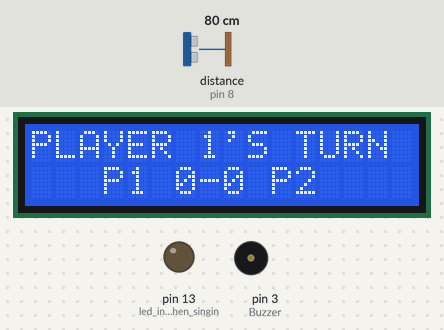
A sketch run on a simulated Arduino Uno, built with avr-gcc and run on an emulated ATmega328P. Shown: 16×2 character LCD, output pins drawn as LEDs (lit = HIGH), buzzer (waves = sounding). Wiring (inferred from the names in the program): ultrasonic range finder: trigger pin 9; echo pin 8. The test bench sets the inputs (shaded band); at power-on: distance to the obstacle (sensor on pin 8) 80 cm. The echo pulse lasts 58.3 µs per cm; pins used as bus, display or sensor lines are not drawn; what the sketch prints to the serial monitor is not drawn.

Above: at 3.2 s.
3.3 s: distance to the obstacle (sensor on pin 8) set to 10 cm
12.5 s: distance to the obstacle (sensor on pin 8) set to 7 cm
At 26.0 s:
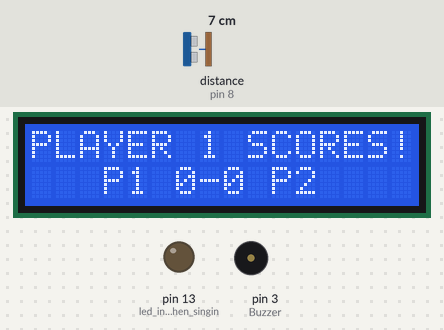
At 27.3 s:
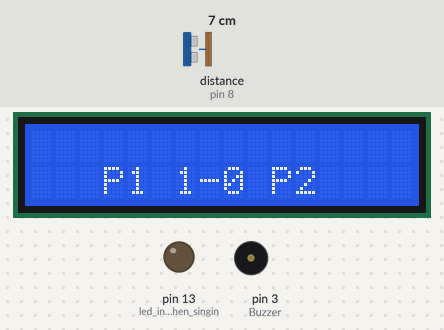
27.7 s: distance to the obstacle (sensor on pin 8) set to 9 cm
At 33.7 s:
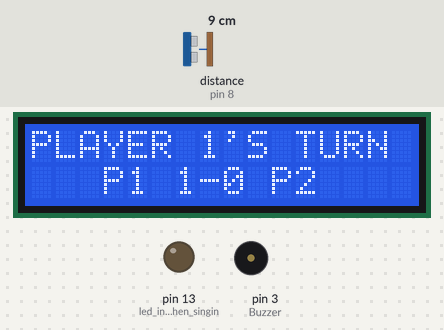
Timing chart, 0 to 35.2 s (numbered marks = the images above; inputs shaded):
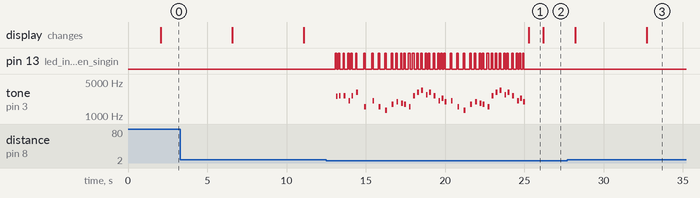

Measured:
- the behaviour switches between 9 and 8 cm on distance to the obstacle (sensor on pin 8) (found by bisection; images 0 and 1)
- after the input at 12.5 s, tone on pin 3 (Buzzer): plays 2570 Hz for 0.12 s, 2585 Hz for 0.12 s, 2585 Hz for 0.12 s, 2062 Hz for 0.12 s, 2585 Hz for 0.12 s, 3059 Hz for 0.12 s … (41 notes in this stretch), starting after 0.62 s; the display: changes after 12.8 s (image 1)
- after the input at 27.7 s, pin 13 (led_indicator_when_singin): stops changing and stays LOW
- what the display in image 1 shows lasts 0.9 s, from 25.3 s to 26.2 s

The sketch:

lcd.ino
```cpp
#define trigPin 9
#define echoPin 8
int Buzzer = 3;

#define NOTE_B0  31
#define NOTE_C1  33
#define NOTE_CS1 35
#define NOTE_D1  37
#define NOTE_DS1 39
#define NOTE_E1  41
#define NOTE_F1  44
#define NOTE_FS1 46
#define NOTE_G1  49
#define NOTE_GS1 52
#define NOTE_A1  55
#define NOTE_AS1 58
#define NOTE_B1  62
#define NOTE_C2  65
#define NOTE_CS2 69
#define NOTE_D2  73
#define NOTE_DS2 78
#define NOTE_E2  82
#define NOTE_F2  87
#define NOTE_FS2 93
#define NOTE_G2  98
#define NOTE_GS2 104
#define NOTE_A2  110
#define NOTE_AS2 117
#define NOTE_B2  123
#define NOTE_C3  131
#define NOTE_CS3 139
#define NOTE_D3  147
#define NOTE_DS3 156
#define NOTE_E3  165
#define NOTE_F3  175
#define NOTE_FS3 185
#define NOTE_G3  196
#define NOTE_GS3 208
#define NOTE_A3  220
#define NOTE_AS3 233
#define NOTE_B3  247
#define NOTE_C4  262
#define NOTE_CS4 277
#define NOTE_D4  294
#define NOTE_DS4 311
#define NOTE_E4  330
#define NOTE_F4  349
#define NOTE_FS4 370
#define NOTE_G4  392
#define NOTE_GS4 415
#define NOTE_A4  440
#define NOTE_AS4 466
#define NOTE_B4  494
#define NOTE_C5  523
#define NOTE_CS5 554
#define NOTE_D5  587
#define NOTE_DS5 622
#define NOTE_E5  659
#define NOTE_F5  698
#define NOTE_FS5 740
#define NOTE_G5  784
#define NOTE_GS5 831
#define NOTE_A5  880
#define NOTE_AS5 932
#define NOTE_B5  988
#define NOTE_C6  1047
#define NOTE_CS6 1109
#define NOTE_D6  1175
#define NOTE_DS6 1245
#define NOTE_E6  1319
#define NOTE_F6  1397
#define NOTE_FS6 1480
#define NOTE_G6  1568
#define NOTE_GS6 1661
#define NOTE_A6  1760
#define NOTE_AS6 1865
#define NOTE_B6  1976
#define NOTE_C7  2093
#define NOTE_CS7 2217
#define NOTE_D7  2349
#define NOTE_DS7 2489
#define NOTE_E7  2637
#define NOTE_F7  2794
#define NOTE_FS7 2960
#define NOTE_G7  3136
#define NOTE_GS7 3322
#define NOTE_A7  3520
#define NOTE_AS7 3729
#define NOTE_B7  3951
#define NOTE_C8  4186
#define NOTE_CS8 4435
#define NOTE_D8  4699
#define NOTE_DS8 4978

#define melodyPin 3
//Mario main theme melody
int melody[] = {
  NOTE_E7, NOTE_E7, 0, NOTE_E7,
  0, NOTE_C7, NOTE_E7, 0,
  NOTE_G7, 0, 0,  0,
  NOTE_G6, 0, 0, 0,

  NOTE_C7, 0, 0, NOTE_G6,
  0, 0, NOTE_E6, 0,
  0, NOTE_A6, 0, NOTE_B6,
  0, NOTE_AS6, NOTE_A6, 0,

  NOTE_G6, NOTE_E7, NOTE_G7,
  NOTE_A7, 0, NOTE_F7, NOTE_G7,
  0, NOTE_E7, 0, NOTE_C7,
  NOTE_D7, NOTE_B6, 0, 0,

  NOTE_C7, 0, 0, NOTE_G6,
  0, 0, NOTE_E6, 0,
  0, NOTE_A6, 0, NOTE_B6,
  0, NOTE_AS6, NOTE_A6, 0,

  NOTE_G6, NOTE_E7, NOTE_G7,
  NOTE_A7, 0, NOTE_F7, NOTE_G7,
  0, NOTE_E7, 0, NOTE_C7,
  NOTE_D7, NOTE_B6, 0, 0
};

//Mario main them tempo
int tempo[] = {
  12, 12, 12, 12,
  12, 12, 12, 12,
  12, 12, 12, 12,
  12, 12, 12, 12,

  12, 12, 12, 12,
  12, 12, 12, 12,
  12, 12, 12, 12,
  12, 12, 12, 12,

  9, 9, 9,
  12, 12, 12, 12,
  12, 12, 12, 12,
  12, 12, 12, 12,

  12, 12, 12, 12,
  12, 12, 12, 12,
  12, 12, 12, 12,
  12, 12, 12, 12,

  9, 9, 9,
  12, 12, 12, 12,
  12, 12, 12, 12,
  12, 12, 12, 12,
};
//Underworld melody
int underworld_melody[] = {
  NOTE_C4, NOTE_C5, NOTE_A3, NOTE_A4,
  NOTE_AS3, NOTE_AS4, 0,
  0,
  NOTE_C4, NOTE_C5, NOTE_A3, NOTE_A4,
  NOTE_AS3, NOTE_AS4, 0,
  0,
  NOTE_F3, NOTE_F4, NOTE_D3, NOTE_D4,
  NOTE_DS3, NOTE_DS4, 0,
  0,
  NOTE_F3, NOTE_F4, NOTE_D3, NOTE_D4,
  NOTE_DS3, NOTE_DS4, 0,
  0, NOTE_DS4, NOTE_CS4, NOTE_D4,
  NOTE_CS4, NOTE_DS4,
  NOTE_DS4, NOTE_GS3,
  NOTE_G3, NOTE_CS4,
  NOTE_C4, NOTE_FS4, NOTE_F4, NOTE_E3, NOTE_AS4, NOTE_A4,
  NOTE_GS4, NOTE_DS4, NOTE_B3,
  NOTE_AS3, NOTE_A3, NOTE_GS3,
  0, 0, 0
};

//Underwolrd tempo
int underworld_tempo[] = {
  12, 12, 12, 12,
  12, 12, 6,
  3,
  12, 12, 12, 12,
  12, 12, 6,
  3,
  12, 12, 12, 12,
  12, 12, 6,
  3,
  12, 12, 12, 12,
  12, 12, 6,
  6, 18, 18, 18,
  6, 6,
  6, 6,
  6, 6,
  18, 18, 18, 18, 18, 18,
  10, 10, 10,
  10, 10, 10,
  3, 3, 3
};

#include <LiquidCrystal.h> // includes the LiquidCrystal Library
LiquidCrystal lcd(12, 11, 7, 6, 5, 4); // Creates an LC object. Parameters: (rs, enable, d4, d5, d6, d7)

int p1score=0, p2score=0, count=0;

void setup() {
   Serial.begin (9600);
   pinMode(trigPin, OUTPUT);
   pinMode(echoPin, INPUT);
   pinMode(Buzzer, OUTPUT);
   pinMode(3, OUTPUT);//buzzer
   pinMode(13, OUTPUT);//led indicator when singing a note
   lcd.begin(16,2); // Initializes the interface to the LCD screen, and specifies the dimensions (width and height) of the display }
   lcd.print("GAME ON!");
   delay(2000);
   lcd.clear();
}
void loop() {
   //Set line of score at 1
   lcd.setCursor(3,1);
   lcd.print("P1 "+String(p1score)+"-"+String(p2score)+" P2");

   while(count<20){
      if(count%2==0){
             lcd.setCursor(0,0);
             lcd.print("PLAYER 1'S TURN");
             delay(2000);
             if(sense()){
               p1score++;
               goal(1);
               lcd.setCursor(3,1);
               lcd.print("P1 "+String(p1score)+"-"+String(p2score)+" P2");
               delay(1000);
             }
             delay(1000);
      } else {
             lcd.setCursor(0,0);
             lcd.print("PLAYER 2'S TURN");
             delay(2000);
             if(sense()){
               p2score++;
               goal(2);
               lcd.setCursor(3,1);
               lcd.print("P1 "+String(p1score)+"-"+String(p2score)+" P2");
               delay(1000);
             }
             delay(1000);
      }
      count++;
//      if(count==20 && p1score==p2score){
//          count=0;
//          p1score=p2score=0;
//          lcd.setCursor(3,1);
//          lcd.print("P1 "+String(p1score)+"-"+String(p2score)+" P2");
//      }
   }

   if(p1score>p2score){
       lcd.setCursor(0,0);
       lcd.print("PLAYER ONE WINS!!");
       sing(1);
   } else {
       lcd.setCursor(0,0);
       lcd.print("PLAYER TWO WINS!!");
       sing(1);
   }
}

bool sense(){
  int duration, distance;
  digitalWrite(trigPin, HIGH);
  delayMicroseconds(1000);
  digitalWrite(trigPin, LOW);
  duration = pulseIn(echoPin, HIGH, 1000);
  distance = (duration/2) / 29.1;

  if (distance >= 8 || distance <= 0){
    Serial.println("no object detected");
    digitalWrite(Buzzer, LOW);
    delay(1500);
  } else {
    Serial.println("object detected");
//    tone(Buzzer, 400); // play 400 Hz tone for 500 ms
//    delay(500);
//    tone(Buzzer, 800); // play 800Hz tone for 500ms
//    delay(500);
//    tone(Buzzer, 400); // play 400 Hz tone for 500 ms
//    delay(500);
    sing(1);
    noTone(Buzzer);
    return true;
  }
  return false;
}

int song = 0;

void sing(int s) {
  // iterate over the notes of the melody:
  song = s;
  if (song == 2) {
    Serial.println(" 'Underworld Theme'");
    int size = sizeof(underworld_melody) / sizeof(int);
    for (int thisNote = 0; thisNote < size; thisNote++) {

      // to calculate the note duration, take one second
      // divided by the note type.
      //e.g. quarter note = 1000 / 4, eighth note = 1000/8, etc.
      int noteDuration = 1000 / underworld_tempo[thisNote];

      buzz(melodyPin, underworld_melody[thisNote], noteDuration);

      // to distinguish the notes, set a minimum time between them.
      // the note's duration + 30% seems to work well:
      int pauseBetweenNotes = noteDuration * 1.30;
      delay(pauseBetweenNotes);

      // stop the tone playing:
      buzz(melodyPin, 0, noteDuration);

    }

  } else {

    Serial.println(" 'Mario Theme'");
    int size = sizeof(melody) / sizeof(int);
    for (int thisNote = 0; thisNote < size; thisNote++) {

      // to calculate the note duration, take one second
      // divided by the note type.
      //e.g. quarter note = 1000 / 4, eighth note = 1000/8, etc.
      int noteDuration = 1000 / tempo[thisNote];

      buzz(melodyPin, melody[thisNote], noteDuration);

      // to distinguish the notes, set a minimum time between them.
      // the note's duration + 30% seems to work well:
      int pauseBetweenNotes = noteDuration * 1.30;
      delay(pauseBetweenNotes);

      // stop the tone playing:
      buzz(melodyPin, 0, noteDuration);

    }
  }
}

void buzz(int targetPin, long frequency, long length) {
  digitalWrite(13, HIGH);
  long delayValue = 1000000 / frequency / 2; // calculate the delay value between transitions
  //// 1 second's worth of microseconds, divided by the frequency, then split in half since
  //// there are two phases to each cycle
  long numCycles = frequency * length / 1000; // calculate the number of cycles for proper timing
  //// multiply frequency, which is really cycles per second, by the number of seconds to
  //// get the total number of cycles to produce
  for (long i = 0; i < numCycles; i++) { // for the calculated length of time...
    digitalWrite(targetPin, HIGH); // write the buzzer pin high to push out the diaphram
    delayMicroseconds(delayValue); // wait for the calculated delay value
    digitalWrite(targetPin, LOW); // write the buzzer pin low to pull back the diaphram
    delayMicroseconds(delayValue); // wait again or the calculated delay value
  }
  digitalWrite(13, LOW);

}

void goal(int p){
  //Code below prints and creates blinking effect for the message
   for(int i=0;i<3;i++){
      lcd.setCursor(0,0); // Set location of line (0) to print message
      lcd.print("PLAYER "+String(p)+" SCORES!"); // Print on line 0
      delay(300);
      lcd.setCursor(0,0);
      lcd.print("                ");
   }
}
```
